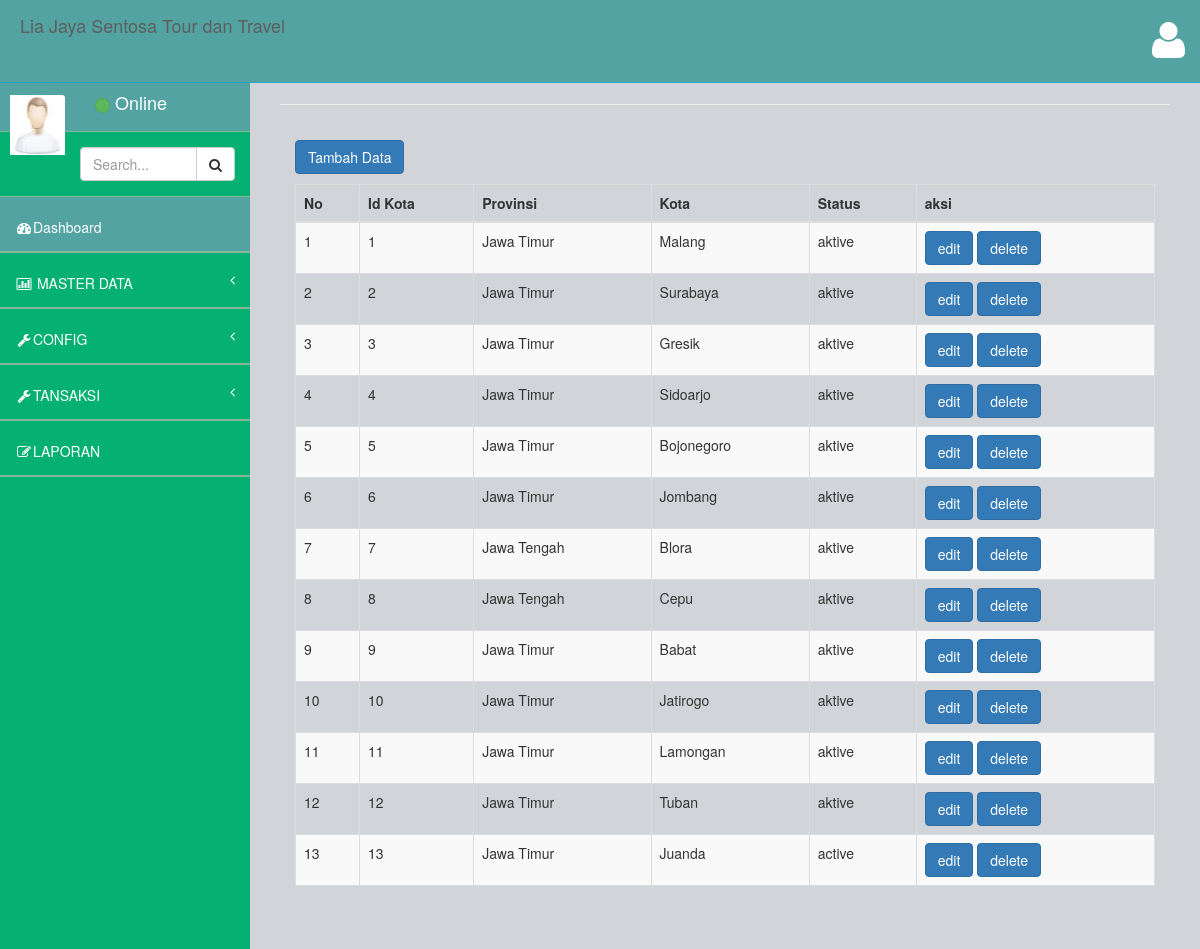
The page /index.php/kota on the database as committed earlier.
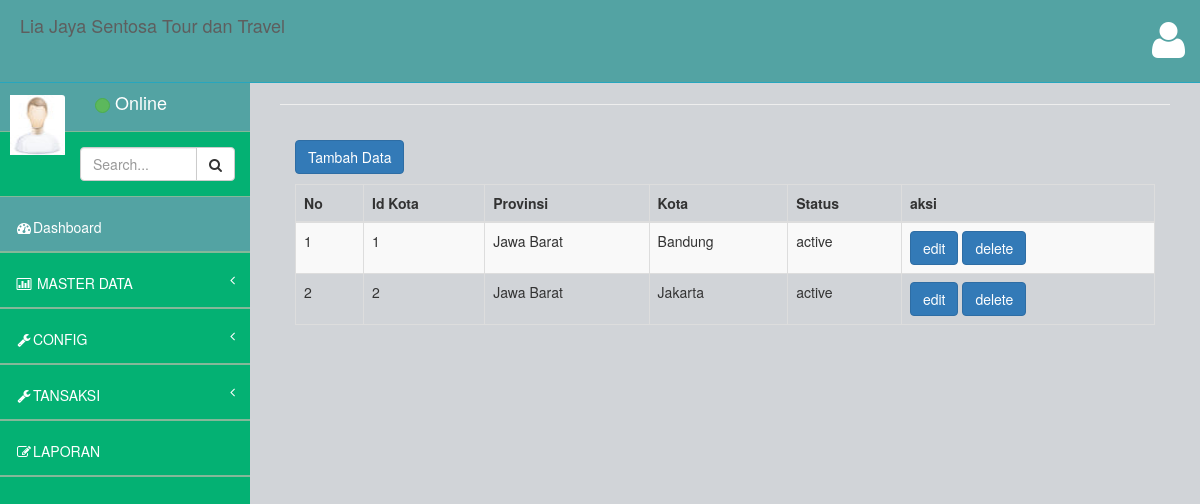
The same page on the database as committed later.
### tables this page shows
CREATE TABLE IF NOT EXISTS `kota` (
`idkota` int(11) NOT NULL,
  `idprovinsi` int(11) DEFAULT NULL,
  `nama_kota` varchar(200) DEFAULT NULL,
  `status` varchar(200) DEFAULT NULL
);

CREATE TABLE IF NOT EXISTS `provinsi` (
`idprovinsi` int(11) NOT NULL,
  `nama_provinsi` varchar(200) DEFAULT NULL,
  `status` varchar(200) DEFAULT NULL
);

### application/controllers/kota.php (called while the page is built, shortened)
<?php
class Kota extends CI_Controller {
	function __construct(){
		$this->load->model('m_kota');
    }
	public function index()
	{
		$data['menu']		='menu.php';
		$data['content']	='kota/v_datakota.php';
		$data['data'] = $this->m_kota->getdatakota();
		$this->load->view('home.php',$data);
	}
 }

### index.php (called while the page is built, shortened)
<?php
require_once BASEPATH.'core/CodeIgniter.php';

### application/models/m_kota.php (called while the page is built, shortened)
<?php
class M_kota extends CI_model {
public function getdatakota()
 {
 	$k = "SELECT
		kota.idkota,
		kota.nama_kota,
		kota.`status`,
		provinsi.nama_provinsi
		FROM
		kota ,
		provinsi
		WHERE
		provinsi.idprovinsi = kota.idprovinsi";
		return $this->db->query($k);
 }
}

### application/views/kota/v_datakota.php (the view, shortened to what this page needs)
<body>
    <div class="panel-body">
    <a href="<?php echo base_url('index.php/kota/tambah');?>" class= "btn btn-primary btn-small">Tambah Data</a>
    <p>
        <div class="table-responsive">
            <table class="table table-striped table-bordered table-hover" id="dataTables-example">
                <thead>
                    <tr>
                    <th>No</th>
                    <th>Id Kota</th>
                    <th>Provinsi</th>
                    <th>Kota</th>
                    <th>Status</th>
                    <th>aksi</th>
                </thead>
            <tbody>
                   <tr>
                    <?php
                      $no = 1;
                      foreach ($data->result() as $row) {
                    ?>
                        <td><?php echo $no++; ?></td>
                        <td><?php echo $row->idkota;?></td>
                        <td><?php echo $row->nama_provinsi;?></td>
                        <td><?php echo $row->nama_kota;?></td>
                        <td><?php echo $row->status;?></td>
                        <td>
                            <a class="btn btn-primary" href="<?php echo base_url('index.php/kota/edit/'.$row->idkota);?>">edit</a>
                            <a class="btn btn-primary" href="<?php echo base_url('index.php/kota/hapus/'.$row->idkota);?>">delete</a>
                   </tr>
                </td>
            </div>
        <?php }?>
    </div>
    </div>

Rows that differ between the two databases and show on the page:
removed kota: idkota "3", idprovinsi.nama_provinsi "Jawa Timur", nama_kota "Gresik", status "aktive"
removed kota: idkota "4", idprovinsi.nama_provinsi "Jawa Timur", nama_kota "Sidoarjo", status "aktive"
removed kota: idkota "5", idprovinsi.nama_provinsi "Jawa Timur", nama_kota "Bojonegoro", status "aktive"
removed kota: idkota "6", idprovinsi.nama_provinsi "Jawa Timur", nama_kota "Jombang", status "aktive"
removed kota: idkota "7", idprovinsi.nama_provinsi "Jawa Tengah", nama_kota "Blora", status "aktive"
removed kota: idkota "8", idprovinsi.nama_provinsi "Jawa Tengah", nama_kota "Cepu", status "aktive"
removed kota: idkota "9", idprovinsi.nama_provinsi "Jawa Timur", nama_kota "Babat", status "aktive"
removed kota: idkota "10", idprovinsi.nama_provinsi "Jawa Timur", nama_kota "Jatirogo", status "aktive"
removed kota: idkota "11", idprovinsi.nama_provinsi "Jawa Timur", nama_kota "Lamongan", status "aktive"
removed kota: idkota "12", idprovinsi.nama_provinsi "Jawa Timur", nama_kota "Tuban", status "aktive"
removed kota: idkota "13", idprovinsi.nama_provinsi "Jawa Timur", nama_kota "Juanda", status "active"
changed kota id 1: idprovinsi.nama_provinsi "Jawa Timur" → "Jawa Barat"; nama_kota "Malang" → "Bandung"; status "aktive" → "active"
changed kota id 2: idprovinsi.nama_provinsi "Jawa Timur" → "Jawa Barat"; nama_kota "Surabaya" → "Jakarta"; status "aktive" → "active"
